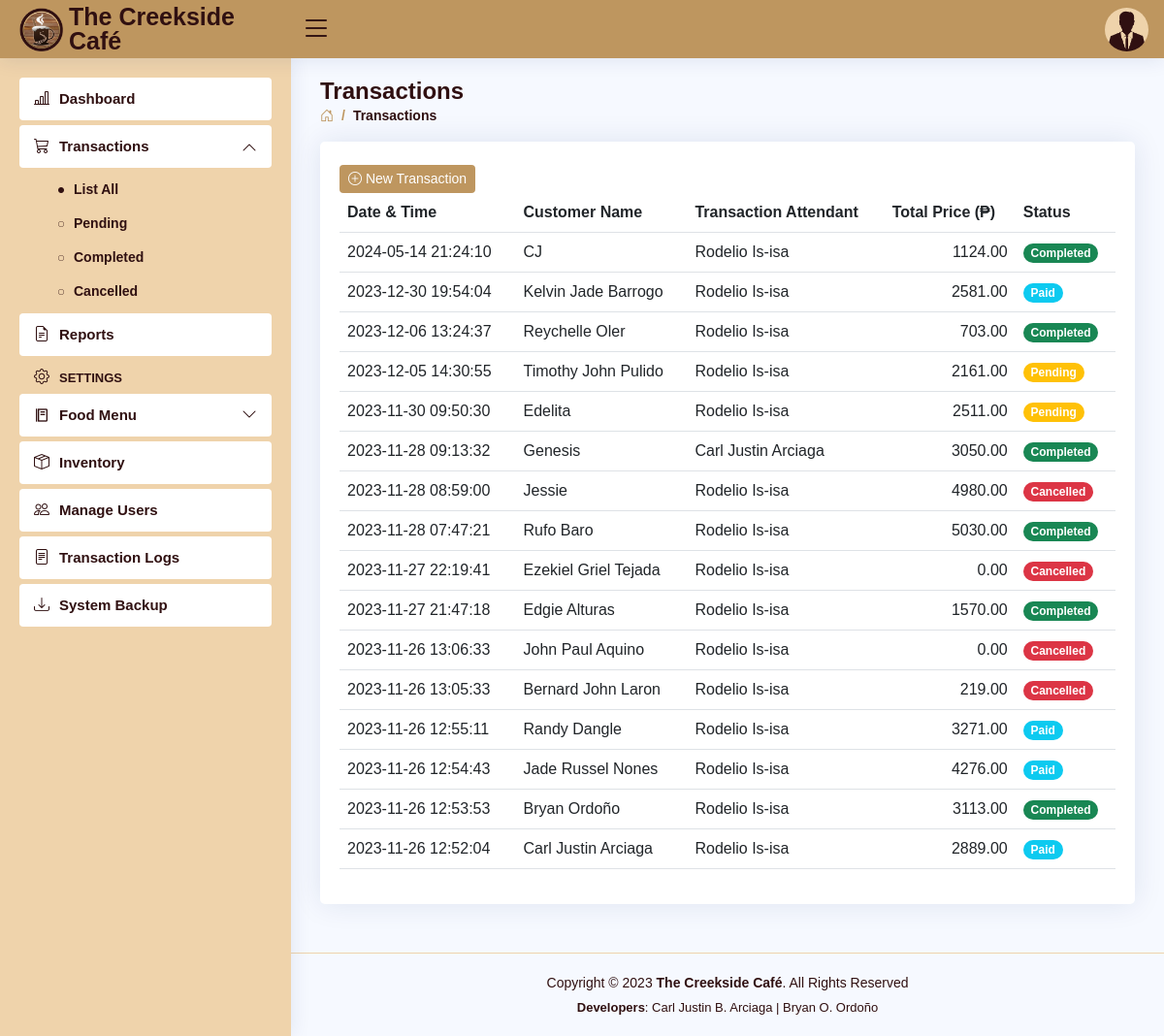
/transactions.php (signed in), run on an earlier commit of the app's database.
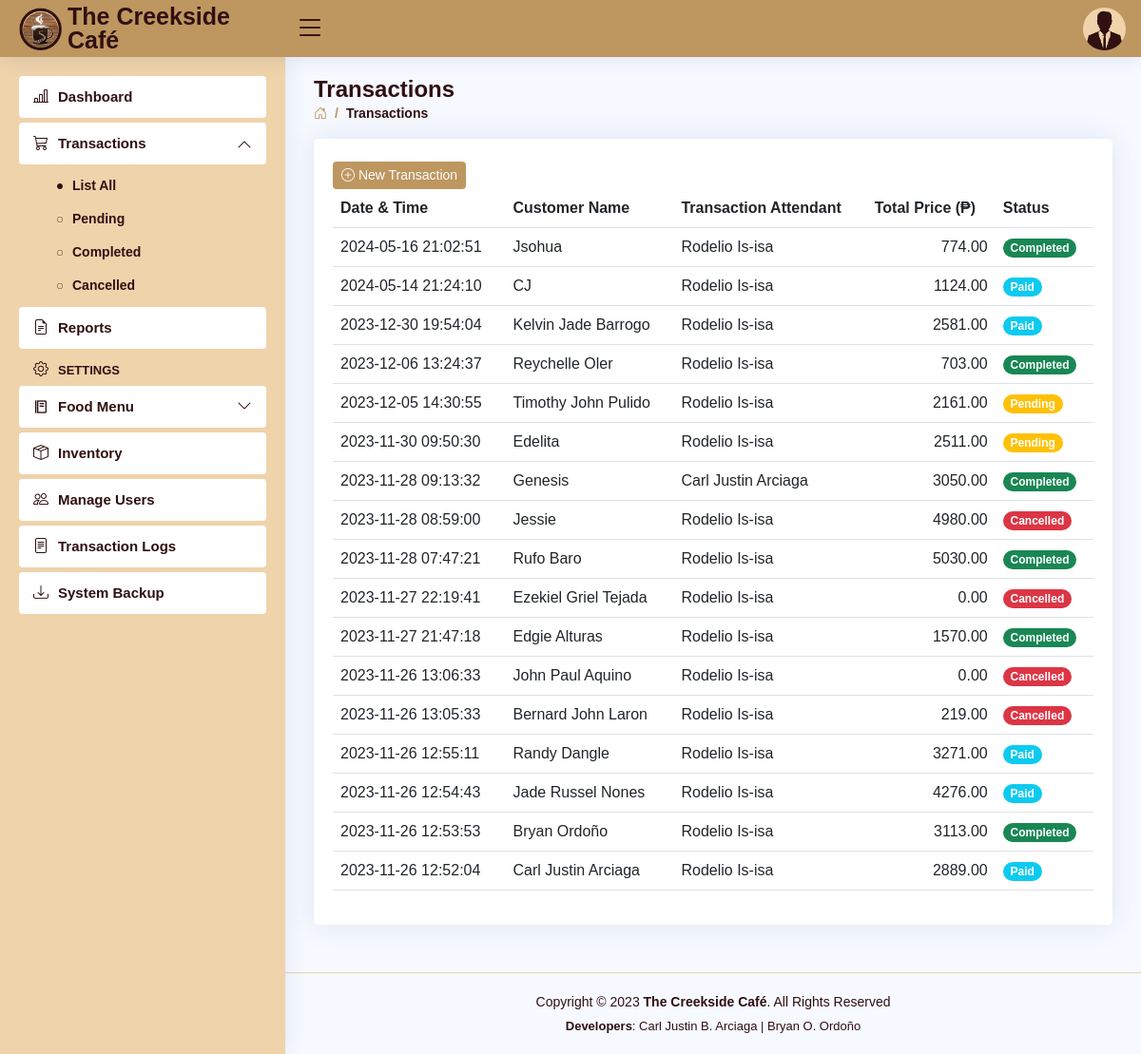
And on a later commit of the database.
### tables this page shows
CREATE TABLE `users` (
  `user_id` int(11) NOT NULL AUTO_INCREMENT,
  `role` varchar(5) DEFAULT NULL,
  `fname` varchar(30) DEFAULT NULL,
  `mname` varchar(30) DEFAULT NULL,
  `lname` varchar(30) DEFAULT NULL,
  `bdate` date DEFAULT NULL,
  `sex` varchar(6) DEFAULT NULL,
  `province` varchar(15) DEFAULT NULL,
  `municipality` varchar(30) DEFAULT NULL,
  `barangay` varchar(30) DEFAULT NULL,
  `contact_no` varchar(11) DEFAULT NULL,
  `email` varchar(50) DEFAULT NULL,
  `username` varchar(50) DEFAULT NULL,
  `password` varchar(50) DEFAULT NULL,
  PRIMARY KEY (`user_id`)
);

CREATE TABLE `transactions` (
  `trans_id` int(11) NOT NULL AUTO_INCREMENT,
  `date` datetime NOT NULL DEFAULT current_timestamp(),
  `customer` varchar(30) NOT NULL,
  `total_price` decimal(10,2) NOT NULL,
  `user_id` int(11) NOT NULL,
  `status` varchar(11) NOT NULL,
  `delivery_method` varchar(20) NOT NULL,
  `delivery_date` date DEFAULT NULL,
  `date_paid` datetime NOT NULL,
  `date_delivered` datetime NOT NULL,
  `date_cancelled` datetime NOT NULL,
  PRIMARY KEY (`trans_id`)
);

### transactions.php (the view, shortened to what this page needs)
<!DOCTYPE html>
<html lang="en">
<head>
<?php
    include 'includes/links.php';
    include 'includes/header.php';
    include 'includes/sidebarAll.php';
 ?>
</head>
<body>
  <main id="main" class="main">
    <div class="pagetitle">
      <h1>Transactions</h1>
      <nav>
        <ol class="breadcrumb">
          <li class="breadcrumb-item"><a href="dashboard.php"><i class="bi bi-house-door"></i></a></li>
          <li class="breadcrumb-item active">Transactions</li>
        </ol>
      </nav>
    </div>
    <section class="section">
          <div class="card">
            <div class="card-body">
              <br>
              <button class="btn btn2 btn-sm" data-bs-toggle="modal" data-bs-target="#newTransaction"><i class="bi bi-plus-circle"></i> New Transaction</button>
              <table class="table table-hover datatable">
                <thead>
                  <tr>
                    <th scope="col">Date & Time</th>
                    <th scope="col">Customer Name</th>
                    <th scope="col">Transaction Attendant</th>
                    <th scope="col">Total Price (₱)</th>
                    <th scope="col">Status</th>
                  </tr>
                </thead>
                <tbody>
  <?php
    include 'connection.php';
    $query = "SELECT transactions.*, concat(users.fname,' ',users.lname) as attendant FROM `transactions` LEFT JOIN `users` ON transactions.user_id = users.user_id ORDER BY date DESC";
    $result = $con->query($query);
    if ($result) {
      while ($row = $result->fetch_assoc()) {
        $customer = $row['customer'];
        $total_price = $row['total_price'];
        $attendant = $row['attendant'];
        $date = $row['date'];
        $status = $row['status'];?>
                  <tr>
                    <td><?php echo $date ?></td>
                    <td><?php echo $customer ?></td>
                    <td><?php echo $attendant ?></td>
                    <td style="text-align: right;"><?php echo $total_price ?></td>
            <?php if ($status === 'Completed') { ?>
                    <td><font class="badge bg-success rounded-pill"><b><?php echo $status ?></b></font></td>
            <?php
            } elseif ($status === 'Cancelled') { ?>
                    <td><font class="badge bg-danger rounded-pill"><b><?php echo $status ?></b></font></td>
            <?php
            } elseif ($status === 'Pending') { ?>
                    <td><font class="badge bg-warning rounded-pill"><b><?php echo $status ?></b></font></td>
            <?php
            } elseif ($status === 'Paid') { ?>
                    <td><font class="badge bg-info rounded-pill"><b><?php echo $status ?></b></font></td>
            <?php
            } ?>
                  </tr>
    <?php }
  } ?>
                </tbody>
              </table>
            </div>
          </div>
    </section>
  </main>
<?php include 'includes/footer.php'; ?>
</body>
</html>

### includes/header.php (shortened to what this page needs)
<header id="header" class="header fixed-top d-flex align-items-center">
  <div class="d-flex align-items-center justify-content-between">
    <a href="dashboard.php" class="logo d-flex align-items-center">
      <img src="assets/img/creekside.png" alt="">
      <span class="d-none d-lg-block">The Creekside Café</span>
    </a>
    <i class="bi bi-list toggle-sidebar-btn"></i>
  </div>
  <nav class="header-nav ms-auto">
  <?php
      include 'connection.php';
      $username = $_SESSION['username'];
      $query = "SELECT * FROM users WHERE username = '$username'";
      $result = $con->query($query);
      if ($result) {
        while ($row = $result->fetch_assoc()) {
          $sex = $row['sex'];
          ?>
    <ul class="d-flex align-items-center">
      <li class="nav-item dropdown pe-3">
        <a class="nav-link nav-profile d-flex align-items-center pe-0" href="#" data-bs-toggle="dropdown">
          <?php
            if ($sex === 'Male') {
                echo '<img src="assets/img/Male.png" alt="Profile" class="rounded-circle">';
            } elseif ($sex === 'Female') {
                echo '<img src="assets/img/Female.png" alt="Profile" class="rounded-circle">';
            }
          ?>
        </a>
  <?php
        }
      }
  ?>
      </li>
    </ul>
  </nav>
</header>

What changed in the data, as far as the page shows it:
added transactions: date "2024-05-16 21:02:51", customer "Jsohua", attendant "Rodelio Is-isa", total_price "774.00", status "Completed"
changed transactions "CJ": status "Completed" → "Paid"
